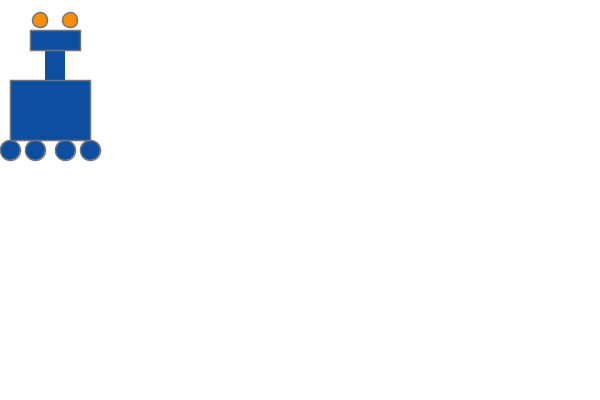
Frame 1 (no input)
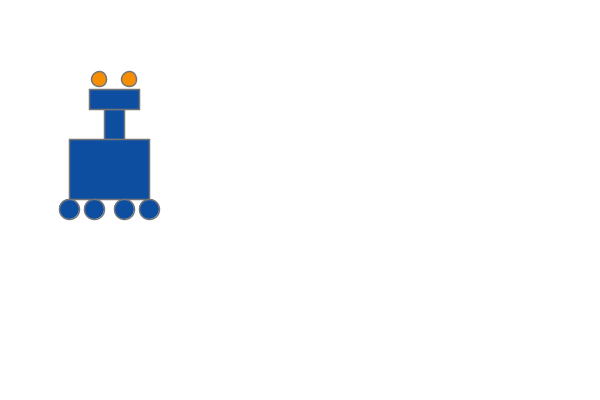
Frame 60 (the mouse pressed at the canvas centre just before this capture)
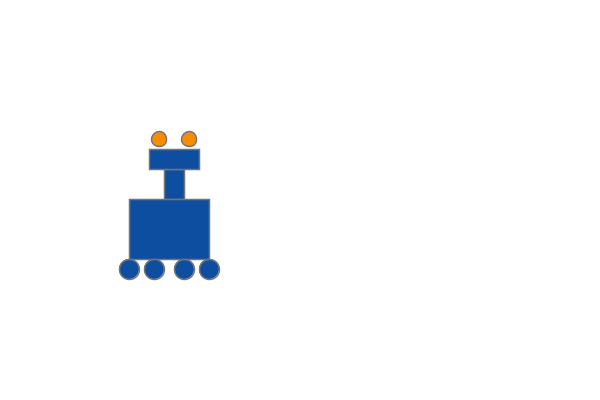
Frame 120 (the mouse held since frame 60 and released just before this capture)

The Processing sketch that drew these frames (run headless with seeded random() and noise(); from frame 60 on, the mouse is pressed at the canvas centre):

// Processing sketch: processing_69325
// ── processing_69325.pde

int x=45;
int y=50;
int a=30;
int b=30;
int c=10;
int d=80;
int e=10;
int f=150;
int g=35;
int h=150;
int i=65;
int j=150;
int k=90;
int l=150;
int m=40;
int n=20;
int o=70;
int p=20;
void setup(){
size(600,400);
smooth();
noStroke();
noFill();
strokeWeight(1);
background(255);
}
void draw(){
  background(255);
  fill(13,78,160);
  strokeWeight(1.5);
  rect(x,y,20,30);
  x=x+1;
  y=y+1;
  stroke(116,117,118);
  rect(a,b,50,20);
  a=a+1;
  b=b+1;
  rect(c,d,80,60);
  c=c+1;
  d=d+1;
  ellipse(e,f,20,20);
  e=e+1;
  f=f+1;
  ellipse(g,h,20,20);
  g=g+1;
  h=h+1;
  ellipse(i,j,20,20);
  i=i+1;
  j=j+1;
  ellipse(k,l,20,20);
  k=k+1;
  l=l+1;
  fill(247,142,2);
  ellipse(m,n,15,15);
  m=m+1;
  n=n+1;
  ellipse(o,p,15,15);
  o=o+1;
  p=p+1;
}
